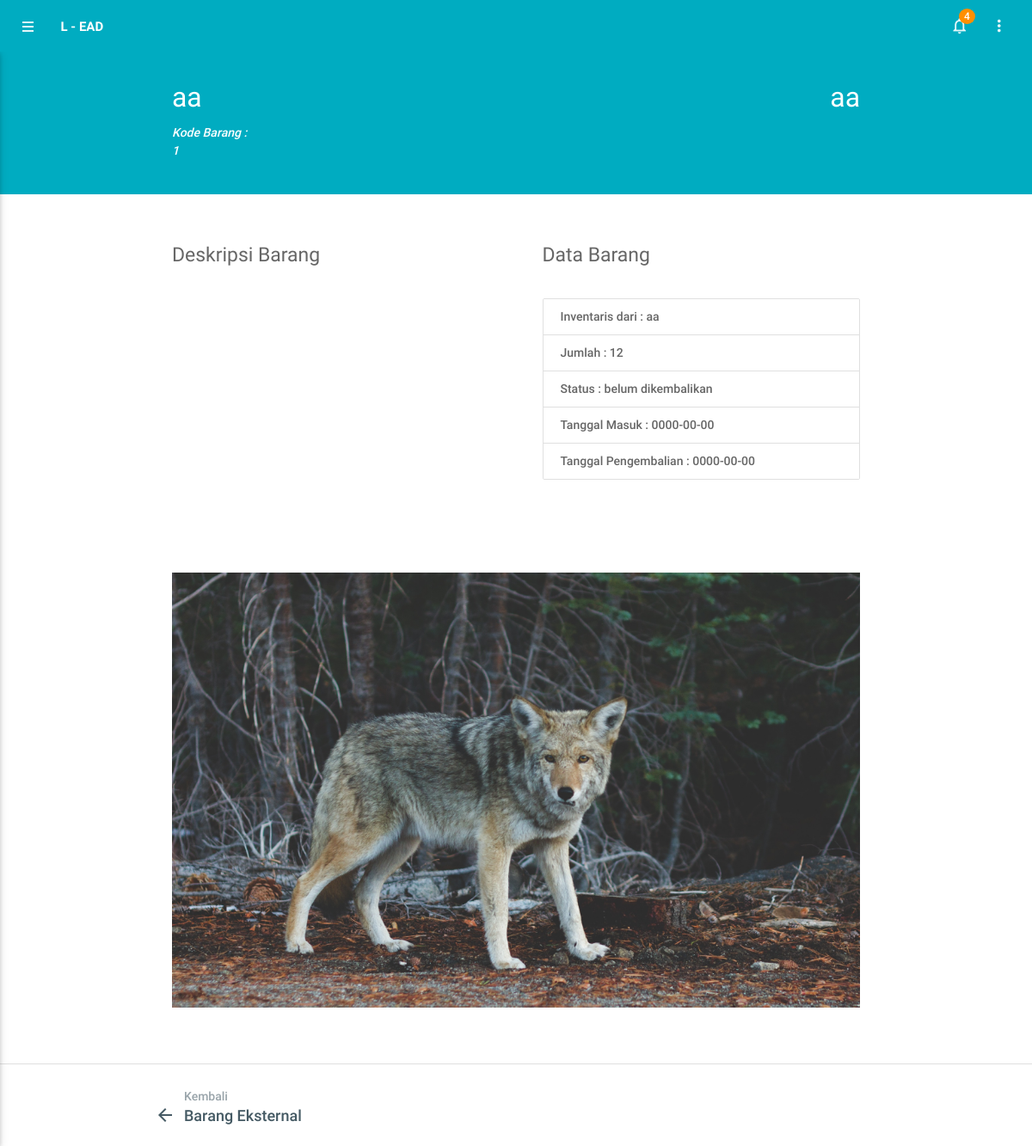
/admin/barang_eksternal_detail_admin/1, run on the app's committed database.
### tables this page shows
CREATE TABLE `barang_eksternal` (
  `id_barang` int(4) NOT NULL,
  `nama_barang` varchar(24) NOT NULL,
  `asal_barang` varchar(24) NOT NULL,
  `tgl_masuk` date NOT NULL,
  `tgl_pengembalian` date NOT NULL,
  `jumlah` int(4) NOT NULL,
  `status` varchar(24) NOT NULL,
  `kategori` varchar(24) NOT NULL,
  `gambar` varchar(24) NOT NULL
);

### application/controllers/Admin.php (called while the page is built, shortened)
<?php
class Admin extends CI_Controller {
	public function __construct(){
		$this->load->model('Admin_login');
		$this->load->model('Inventaris');
		$this->load->model('Eksternal');
		$this->load->helper('url');
	}
	function barang_eksternal_detail_admin(){
		$id_barang=$this->uri->segment('3');
		$nam=str_replace('-', '', strtolower($id_barang));
		$data['detailbarangeksternal']=$this->Eksternal->detail_barang_eksternal($nam);
		$data['tampil']=$this->Eksternal->detail_barang_eksternal($nam);
		$this->load->view('eksternal-detail_admin',$data);
	}
}

### index.php (called while the page is built, shortened)
<?php
require_once BASEPATH.'core/CodeIgniter.php';

### application/models/Eksternal.php (called while the page is built, shortened)
<?php
class Eksternal extends CI_Model{
	function detail_barang_eksternal($id_barang){
		$this->db->where('id_barang',$id_barang);
		$query=$this->db->get('barang_eksternal');
		return $query->result();
	}
}

### application/views/eksternal-detail_admin.php (the view, shortened to what this page needs)
<!DOCTYPE html>
<html lang="en">
<head>
    <link type="text/css" rel="stylesheet" href="<?php echo base_url('assets'); ?>/plugins/materialize/css/materialize.min.css"/>
    <link href="<?php echo base_url('assets'); ?>/plugins/material-preloader/css/materialPreloader.min.css" rel="stylesheet">
    <link href="<?php echo base_url('assets'); ?>/css/alpha.min.css" rel="stylesheet" type="text/css"/>
    <link href="<?php echo base_url('assets'); ?>/css/custom.css" rel="stylesheet" type="text/css"/>
</head>
<body class="white">
    <div class="mn-content">
        <header class="mn-header navbar-fixed">
            <nav class="cyan darken-1 bs-n">
                <div class="nav-wrapper row">
                    <section class="material-design-hamburger navigation-toggle">
                        <a href="#" data-activates="slide-out" class="button-collapse show-on-large material-design-hamburger__icon">
                            <span class="material-design-hamburger__layer"></span>
                        </a>
                    </section>
                    <div class="header-title col s3">
                        <span class="chapter-title">L - EAD</span>
                    </div>
                    <ul class="right col s9 m3 nav-right-menu">
                        <li><a href="javascript:void(0)" data-activates="chat-sidebar" class="chat-button show-on-large"><i class="material-icons">more_vert</i></a></li>
                        <li class="hide-on-small-and-down"><a href="javascript:void(0)" data-activates="dropdown1" class="dropdown-button dropdown-right show-on-large"><i class="material-icons">notifications_none</i><span class="badge">4</span></a></li>
                    </ul>
                </div>
            </nav>
        </header>
        <main class="mn-inner no-p">
            <div class="cyan darken-1">
                <div class="container">
                    <div class="row">
                        <div class="col s12 m12 l12">
                            <div class="card card-transparent no-m">
                                <div class="card-content  white-text">
                                    <?php foreach ($detailbarangeksternal as $c) {
                                        ?>
                                        <div class="row">
                                            <div class="col s12 m6 l6">
                                                <h4><?php echo $c->nama_barang; ?></h4>
                                                <address>
                                                    Kode Barang : <br>
                                                    <?php echo $c->id_barang; ?>
                                                </address>
                                            </div>
                                            <div class="col s12 m6 l6 right-align">
                                                <h4><?php echo $c->kategori; ?></h4>
                                            </div>
                                        </div>
                                    </div>
                                </div>
                            </div>
                        </div>
                    </div>
                </div>
                <div class="container">
                    <div class="row">
                        <div class="col s12 m12 l6">
                         <div class="card card-transparent">
                            <div class="card-content">
                                <h5>Deskripsi Barang</h5>
                            </div>
                        </div>
                    </div>
                    <div class="col s12 m12 l6">
                        <div class="card card-transparent">
                            <div class="card-content">
                                <h5>Data Barang</h5>
                                <br>
                                <ul class="collection">
                                    <li class="collection-item">Inventaris dari : <?php echo $c->asal_barang; ?></li>
                                    <li class="collection-item">Jumlah : <?php echo $c->jumlah; ?></li>
                                    <li class="collection-item">Status : <?php echo $c->status; ?></li>
                                    <li class="collection-item">Tanggal Masuk : <?php echo $c->tgl_masuk; ?></li>
                                    <li class="collection-item">Tanggal Pengembalian : <?php echo $c->tgl_pengembalian; ?></li>
                                </ul>
                            </div>
                        </div>
                    </div>
                </div>
                <div class="row">
                    <div class="col s12 m12 l12">
                        <div class="card card-transparent no-m">
                            <div class="card-content invoice-relative-content">
                                <div class="row">
                                    <div class="col s12 m8 l12">
                                        <img class="materialboxed responsive-img" src="assets/images/card-image.jpg" alt="">
                                    </div>
                                </div>
                            </div>
                        </div>
                    </div>
                </div>
            <?php } ?>
        </div>
    </main>
    <div class="page-footer">
        <div class="footer-grid container">
            <div class="footer-grid-l white">
                <a class="footer-text" href="<?php echo base_url('admin/barang_eksternal_admin'); ?>">
                    <i class="material-icons arrow-l">arrow_back</i>
                    <span class="direction">Kembali</span>
                    <div>
                        Barang Eksternal
                    </div>
                </a>
            </div>
        </div>
    </div>
</div>
<div class="left-sidebar-hover"></div>
</body>
</html>

### data on the page
barang_eksternal: nama_barang "aa", id_barang "1", kategori "aa", asal_barang "aa", jumlah "12", status "belum dikembalikan", tgl_masuk "0000-00-00", tgl_pengembalian "0000-00-00"
